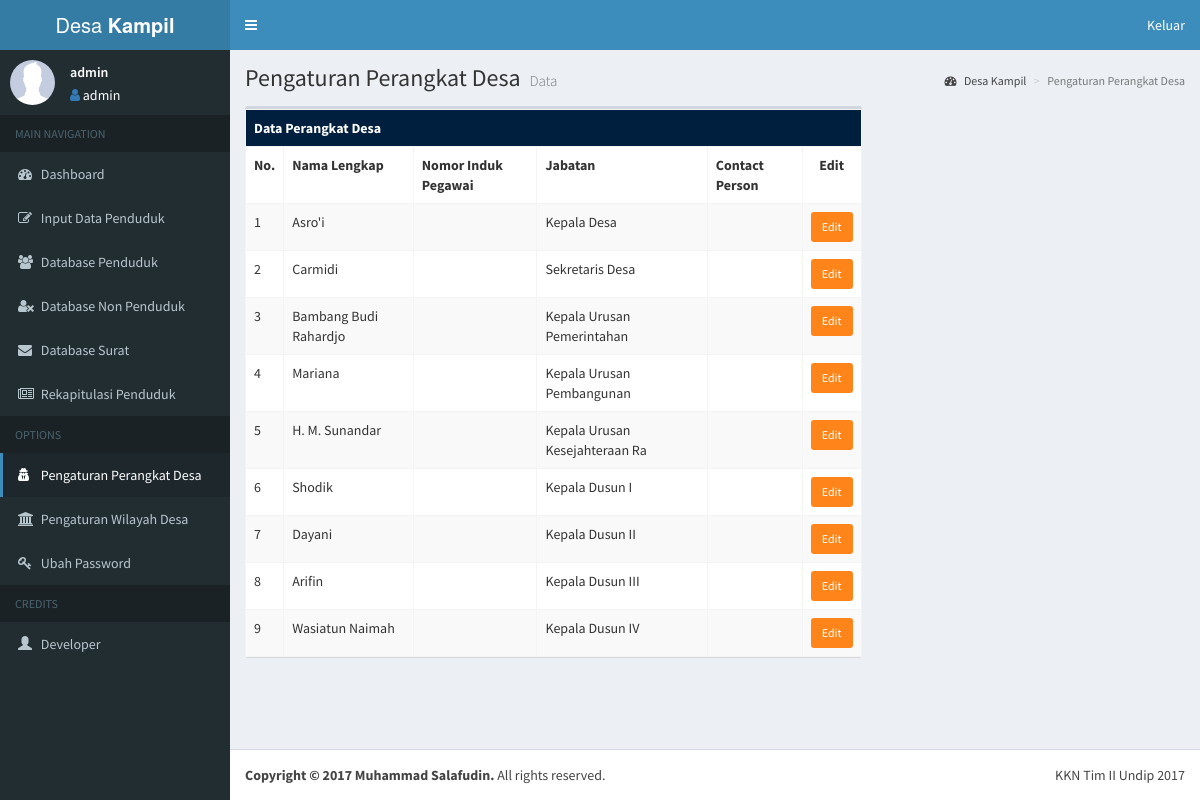
/page/perangkat/index.php (signed in), run on the app's committed database.
### tables this page shows
CREATE TABLE `perangkat` (
  `id` tinyint(3) NOT NULL,
  `nama` varchar(30) NOT NULL,
  `nip` varchar(30) DEFAULT NULL,
  `jabatan` varchar(30) NOT NULL,
  `cp` varchar(15) NOT NULL
);

### page/perangkat/index.php (the view, shortened to what this page needs)
<?php
if (isset($_SESSION['kategori']))
{ if($_SESSION['kategori'] == "admin"){
include'header.php';
?>
<!DOCTYPE>
<html>
	<head>
    <link rel="stylesheet" href="../bootstrap/css/bootstrap.min.css">
    <link rel="stylesheet" href="https://maxcdn.bootstrapcdn.com/font-awesome/4.4.0/css/font-awesome.min.css">
    <link rel="stylesheet" href="https://code.ionicframework.com/ionicons/2.0.1/css/ionicons.min.css">
	<link rel="stylesheet" href="https://cdn.datatables.net/1.10.15/css/jquery.dataTables.min.css">
    <link rel="stylesheet" href="../dist/css/AdminLTE.min.css">
    <link rel="stylesheet" href="../dist/css/skins/skin-blue.min.css">
	</head>
	<body>
      <div class="content-wrapper">
        <section class="content-header">
          <h1>
            Pengaturan Perangkat Desa
            <small>Data</small>
          </h1>
          <ol class="breadcrumb">
            <li><a href="#"><i class="fa fa-dashboard"></i> Desa Kampil</a></li>
            <li class="active">Pengaturan Perangkat Desa</li>
          </ol>
        </section>
		<div class="row">
        <section class="content">
		<form method='get' action="cari.php">
          <?php
				require_once('../../config.php');
				$con = mysqli_connect($db_host, $db_username, $db_password, $db_database);
				if (!isset($_GET['startrow']) or !is_numeric($_GET['startrow'])) {
				  $startrow = 0;
				} else {
				  $startrow = (int)$_GET['startrow'];
				}
				$query = "SELECT * FROM perangkat LIMIT $startrow, 10";
				$result = mysqli_query($con,$query);
				echo '<div style="overflow-x:auto;">';
				echo '<div class="col-xs-8">';
				echo '<div class="box">';
				echo '<table class="table table-striped table-bordered table-hover" border="1">';
				echo '<tr>';
				echo '<th colspan="10" class="bg-navy">Data Perangkat Desa</th>';
				echo '</tr>';
				echo "<tr>";
					echo '<th>No.</th>';
					echo "<th>Nama Lengkap</th>";
					echo "<th>Nomor Induk Pegawai</th>";
					echo "<th>Jabatan</th>";
					echo "<th>Contact Person</th>";
					echo "<th style='text-align:center'>Edit</th>";
				echo "</tr>";
				$i=$startrow+1;
				while ($row = mysqli_fetch_array($result)){
				  echo '<tr>';
					  echo '<td>'.$i.'</td>';
					  echo '<td>'.$row['nama'].'</td>';
					  echo '<td>'.$row['nip'].'</td>';
					  echo '<td>'.$row['jabatan'].'</td>';
					  echo '<td>'.$row['cp'].'</td>';
					  echo '<td align="center"><a href="edit.php?id='.$row["id"].'" role="button" class="btn btn-sm bg-orange">Edit</a></td>';
				  echo '</tr>';
				  $i = $i+1;
				}
				echo '</table>';
				echo '</div></div>';
			?>
		</form>
        </section>
		</div>
      </div>
	</body>
</html>
<?php
}else{
	header('location:../../dashboard.php');
}
}
?>

### page/perangkat/header.php (shortened to what this page needs)
<!DOCTYPE html>
<html>
  <head>
    <link rel="stylesheet" href="../../bootstrap/css/bootstrap.min.css">
    <link rel="stylesheet" href="https://maxcdn.bootstrapcdn.com/font-awesome/4.4.0/css/font-awesome.min.css">
    <link rel="stylesheet" href="https://code.ionicframework.com/ionicons/2.0.1/css/ionicons.min.css">
    <link rel="stylesheet" href="../../dist/css/AdminLTE.min.css">
    <link rel="stylesheet" href="../../dist/css/skins/skin-blue.min.css">
  </head>
  <body class="hold-transition skin-blue sidebar-mini">
    <div class="wrapper">
      <header class="main-header">
        <a href="../../dashboard.php" class="logo">
          <span class="logo-lg">Desa <b>Kampil</b></span>
        </a>
        <nav class="navbar navbar-static-top" role="navigation">
          <a href="#" class="sidebar-toggle" data-toggle="offcanvas" role="button">
          </a>
           <div class="navbar-custom-menu">
            <ul class="nav navbar-nav">
              <li class="dropdown user user-menu">
				<a href="../../logout.php" >Keluar</a>
              </li>
            </ul>
          </div>
        </nav>
      </header>
      <aside class="main-sidebar">
        <section class="sidebar">
          <div class="user-panel">
            <div class="pull-left image">
              <img src="../../dist/img/user3-128x128.jpg" class="img-circle" alt="User Image">
            </div>
            <div class="pull-left info">
              <p> <?php echo $_SESSION['nama'];?></p>
              <i class="fa fa-user text-primary"></i><?php echo ' '.$_SESSION['kategori'];?>
            </div>
          </div>
          <ul class="sidebar-menu">
            <li class="header">MAIN NAVIGATION</li>
            <li><a href="../../dashboard.php"><i class="fa fa-dashboard"></i> <span>Dashboard</span></a></li>
            <li><a href="../input"><i class="fa fa-pencil-square-o"></i> <span>Input Data Penduduk</span></a></li>
            <li><a href="../penduduk"><i class="fa fa-users"></i> <span>Database Penduduk</span></a></li>
            <li><a href="../nonpenduduk"><i class="fa fa-user-times"></i> <span>Database Non Penduduk</span></a></li>
			<li><a href="../surat"><i class="fa fa-envelope"></i> <span>Database Surat</span></a></li>
			<li><a href="../rekap"><i class="fa fa-newspaper-o"></i> <span>Rekapitulasi Penduduk</span></a></li>
			<?php
			if ($_SESSION['kategori'] == "admin")
			{
			?>
            <li class="header">OPTIONS</li>
			<li class="active"><a href="index.php"><i class="fa fa-user-secret"></i> <span>Pengaturan Perangkat Desa</span></a></li>
			<li><a href="../desa"><i class="fa fa-institution"></i> <span>Pengaturan Wilayah Desa</span></a></li>
            <li><a href="../ubah"><i class="fa fa-key"></i> <span>Ubah Password</span></a></li>
			<?php } ?>
			<li class="header">CREDITS</li>
            <li><a href="../credits"><i class="glyphicon glyphicon-user"></i> <span>Developer</span></a></li>
          </ul>
        </section>
      </aside>
    </div>
  </body>
</html>

### data on the page
perangkat: nama "Asro'i", jabatan "Kepala Desa"
perangkat: nama "Carmidi", jabatan "Sekretaris Desa"
perangkat: nama "Bambang Budi Rahardjo", jabatan "Kepala Urusan Pemerintahan"
perangkat: nama "Mariana", jabatan "Kepala Urusan Pembangunan"
perangkat: nama "H. M. Sunandar", jabatan "Kepala Urusan Kesejahteraan Ra"
perangkat: nama "Shodik", jabatan "Kepala Dusun I"
perangkat: nama "Dayani", jabatan "Kepala Dusun II"
perangkat: nama "Arifin", jabatan "Kepala Dusun III"
perangkat: nama "Wasiatun Naimah", jabatan "Kepala Dusun IV"

### other printed values
$_SESSION['nama'] "admin"
$_SESSION['kategori'] "admin"
